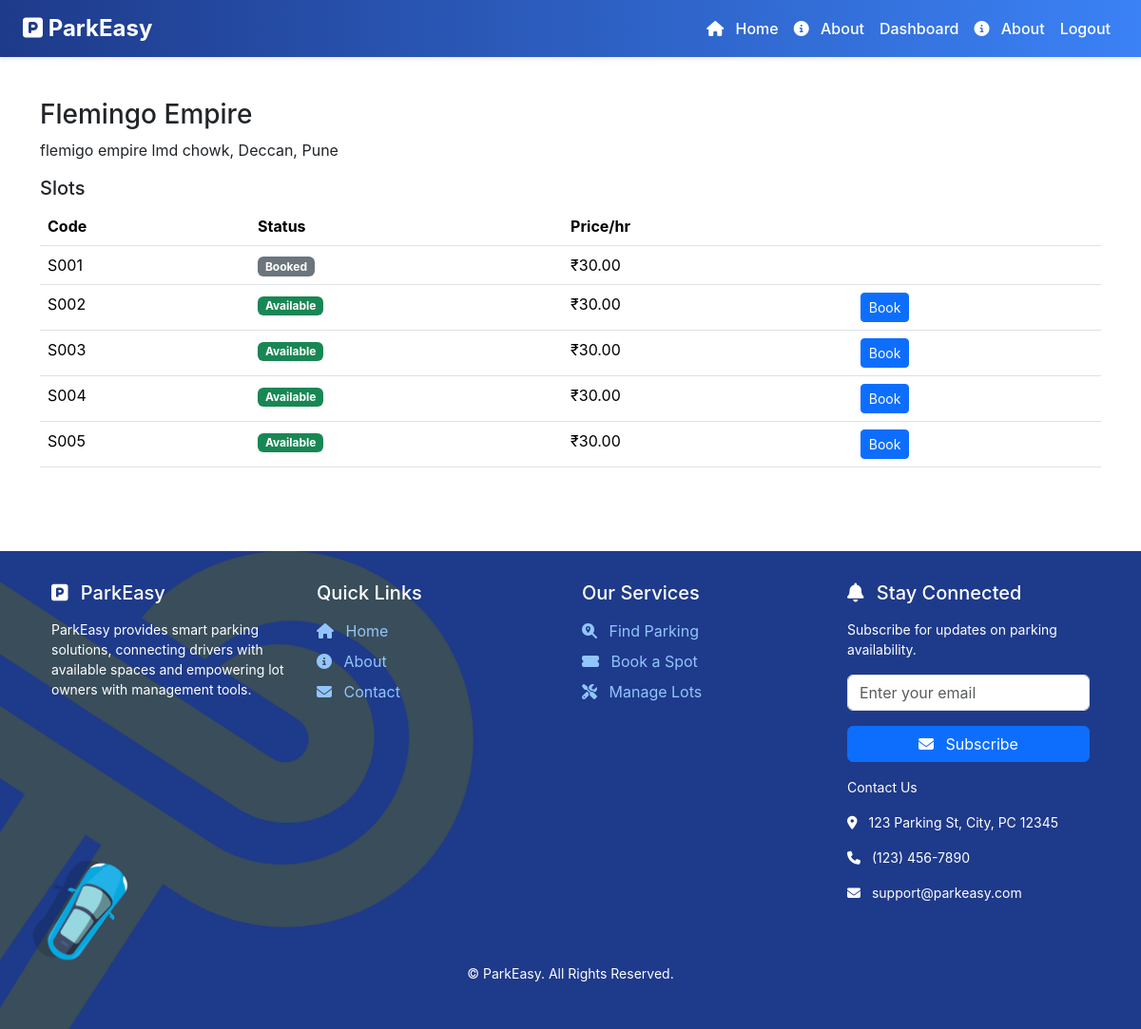
Page /customer/place/3/ (signed in) on the committed database.
### owner/models.py (models this page shows, shortened)
class ParkingPlace(models.Model):
    owner = models.ForeignKey(settings.AUTH_USER_MODEL, on_delete=models.CASCADE, related_name='parking_places')
    name = models.CharField(max_length=120)
    address = models.TextField()
    area = models.CharField(max_length=80)
    city = models.CharField(max_length=80)
    price_per_hour = models.DecimalField(max_digits=8, decimal_places=2, default=0)
    description = models.TextField(blank=True)
    allowed_vehicle_types = models.TextField(blank=True, help_text='Comma-separated values of allowed vehicle types')
    created_at = models.DateTimeField(auto_now_add=True)

class ParkingSlot(models.Model):
    place = models.ForeignKey(ParkingPlace, on_delete=models.CASCADE, related_name='slots')
    code = models.CharField(max_length=20)
    is_available = models.BooleanField(default=True)
    price_per_hour = models.DecimalField(max_digits=8, decimal_places=2, null=True, blank=True)
    class Meta:
        unique_together = ('place', 'code')

### customer/views.py (the view)
# urls.py: path('place/<int:place_id>/', views.place_detail, name='customer_place_detail'),
@login_required
@role_required('customer')
def place_detail(request, place_id: int):
    place = get_object_or_404(ParkingPlace, id=place_id)
    slots = place.slots.all().order_by('code')
    return render(request, 'customer/place_detail.html', {'place': place, 'slots': slots})

### accounts/utils.py (called while the page is built)
def role_required(allowed_roles):
    if isinstance(allowed_roles, str):
        allowed = {allowed_roles}
    else:
        allowed = set(allowed_roles)
    def decorator(view_func):
        @wraps(view_func)
        def _wrapped(request, *args, **kwargs):
            if not request.user.is_authenticated:
                return redirect('login')
            try:
                role = request.user.role
            except Exception:
                return redirect('login')
            if role not in allowed:
                return render(request, 'accounts/forbidden.html', status=403)
            return view_func(request, *args, **kwargs)
        return _wrapped
    return decorator

### customer/templates/customer/place_detail.html (shortened to what this page needs)
{% extends 'base.html' %}
{% block content %}
<h3>{{ place.name }}</h3>
<p>{{ place.address }}, {{ place.area }}, {{ place.city }}</p>
<h5>Slots</h5>
<table class="table">
  <thead><tr><th>Code</th><th>Status</th><th>Price/hr</th><th></th></tr></thead>
  <tbody>
    {% for s in slots %}
    <tr>
      <td>{{ s.code }}</td>
      <td>{% if s.is_available %}<span class="badge bg-success">Available</span>{% else %}<span class="badge bg-secondary">Booked</span>{% endif %}</td>
      <td>₹{{ s.price_per_hour|default:place.price_per_hour }}</td>
      <td>
        {% if s.is_available %}
        <a class="btn btn-sm btn-primary" href="/customer/book/{{ s.id }}/">Book</a>
        {% endif %}
      </td>
    </tr>
    {% endfor %}
  </tbody>
  </table>
{% endblock %}

### templates/base.html (shortened to what this page needs)
<!DOCTYPE html>
<html lang="en">
<head>
    <link href="https://cdn.jsdelivr.net/npm/bootstrap@5.3.3/dist/css/bootstrap.min.css" rel="stylesheet">
    <link rel="stylesheet" href="https://cdnjs.cloudflare.com/ajax/libs/font-awesome/6.4.0/css/all.min.css">
    <link rel="stylesheet" href="/static/css/style.css">
</head>
<body>
    <nav class="navbar navbar-expand-lg fixed-top">
        <div class="container-fluid mx-auto px-4">
            <a class="navbar-brand" href="/"><i class="fas fa-parking"></i> ParkEasy</a>
            <div class="collapse navbar-collapse justify-content-end" id="navbarNav">
                <ul class="navbar-nav">
                    {% if user.is_authenticated %}
                    <li class="nav-item">
                        {% if user.role == 'place_owner' %}
                        <a class="nav-link" href="/"><i class="fas fa-home"></i> Home</a>
                        <li class="nav-item">
                            <a class="nav-link" href="#aboutsection"><i class="fas fa-info-circle"></i> About</a>
                        </li>
                        {% elif user.role == 'customer' %}
                        <a class="nav-link" href="/"><i class="fas fa-home"></i> Home</a>
                        <li class="nav-item">
                            <a class="nav-link" href="#aboutsection"><i class="fas fa-info-circle"></i> About</a>
                        </li>
                        {% else %}
                        <a class="nav-link" href="/"><i class="fas fa-home"></i> Home</a>
                        {% endif %}
                    </li>
                    {% if user.role == 'customer' %}
                    <li class="nav-item">
                        <a class="nav-link" href="/customer/">Dashboard</a>
                    </li>
                    <li class="nav-item">
                        <a class="nav-link" href="#aboutsection"><i class="fas fa-info-circle"></i> About</a>
                    </li>
                    {% endif %}
                    <li class="nav-item">
                        <a class="nav-link" href="/accounts/logout/">Logout</a>
                    </li>
                    {% endif %}
                </ul>
            </div>
        </div>
    </nav>
    <main class="container py-4" style="margin-top: 80px;">
        {% block content %}{% endblock %}
    </main>
    <footer class="footer">
        <div class="container mx-auto px-4">
            <div class="row">
                <div class="col-md-3 mb-4">
                    <h3 class="h5 mb-3"><i class="fas fa-parking me-2"></i> ParkEasy</h3>
                    <p class="small">ParkEasy provides smart parking solutions, connecting drivers with available
                        spaces and empowering lot owners with management tools.</p>
                </div>
                <div class="col-md-3 mb-4">
                    <h3 class="h5 mb-3">Quick Links</h3>
                    <ul class="list-unstyled">
                        <li class="mb-2"><a href="#Home" class="text-decoration-none"><i class="fas fa-home me-2"></i> Home</a></li>
                        <li class="mb-2"><a href="#about" class="text-decoration-none"><i class="fas fa-info-circle me-2"></i> About</a></li>
                        <li class="mb-2"><a href="#contact" class="text-decoration-none"><i class="fas fa-envelope me-2"></i> Contact</a></li>
                    </ul>
                </div>
                <div class="col-md-3 mb-4">
                    <h3 class="h5 mb-3">Our Services</h3>
                    <ul class="list-unstyled">
                        <li class="mb-2"><a href="#" class="text-decoration-none"><i class="fas fa-search-location me-2"></i> Find Parking</a></li>
                        <li class="mb-2"><a href="#" class="text-decoration-none"><i class="fas fa-ticket-alt me-2"></i> Book a Spot</a></li>
                        <li class="mb-2"><a href="#" class="text-decoration-none"><i class="fas fa-tools me-2"></i> Manage Lots</a></li>
                    </ul>
                </div>
                <div class="col-md-3 mb-4">
                    <h3 class="h5 mb-3"><i class="fas fa-bell me-2"></i> Stay Connected</h3>
                    <p class="small mb-3">Subscribe for updates on parking availability.</p>
                    <form>
                        <input type="email" class="form-control mb-3" name="email"
                            placeholder="Enter your email">
                        <button type="submit" class="btn btn-primary w-100"><i
                                class="fas fa-envelope me-2"></i> Subscribe</button>
                    </form>
                    <p class="small mt-3">Contact Us</p>
                    <p class="small"><i class="fas fa-map-marker-alt me-2"></i> 123 Parking St, City, PC 12345</p>
                    <p class="small"><i class="fas fa-phone me-2"></i> (123) 456-7890</p>
                    <p class="small"><i class="fas fa-envelope me-2"></i> support@parkeasy.com</p>
                </div>
            </div>
            <div class="text-center mt-4">
                <p class="small">© ParkEasy. All Rights Reserved.</p>
            </div>
        </div>
    </footer>
</body>
</html>

### static/css/style.css (style rules this page uses)
body { font-family: 'Inter', sans-serif; margin: 0; padding: 0; }
.navbar { height: 60px; background: linear-gradient(90deg, #1e3a8a 0%, #3b82f6 100%); box-shadow: 0 2px 4px rgba(0, 0, 0, 0.1); }
.navbar-brand { font-weight: 700; font-size: 1.5rem; color: white !important; }
.navbar-nav .nav-link { color: white !important; font-weight: 500; padding: 0.5rem 1rem; transition: color 0.3s ease; }
.nav-link i { margin-right: 0.5rem; }
.footer { background: #1e3a8a url('/static/images/imgi_2.png') no-repeat center left; background-size: contain; color: white; padding: 2rem 0; margin-top: 3rem; }
.footer a { color: #93c5fd; text-decoration: none; }
.footer i { margin-right: 0.5rem; }

### rows in the picture
ParkingPlace: name "Flemingo Empire", address "flemigo empire lmd chowk", area "Deccan", city "Pune"
ParkingSlot: code "S001", is_available "Booked", price_per_hour "30.00"
ParkingSlot: code "S002", is_available "Available", price_per_hour "30.00"
ParkingSlot: code "S003", is_available "Available", price_per_hour "30.00"
ParkingSlot: code "S004", is_available "Available", price_per_hour "30.00"
ParkingSlot: code "S005", is_available "Available", price_per_hour "30.00"
